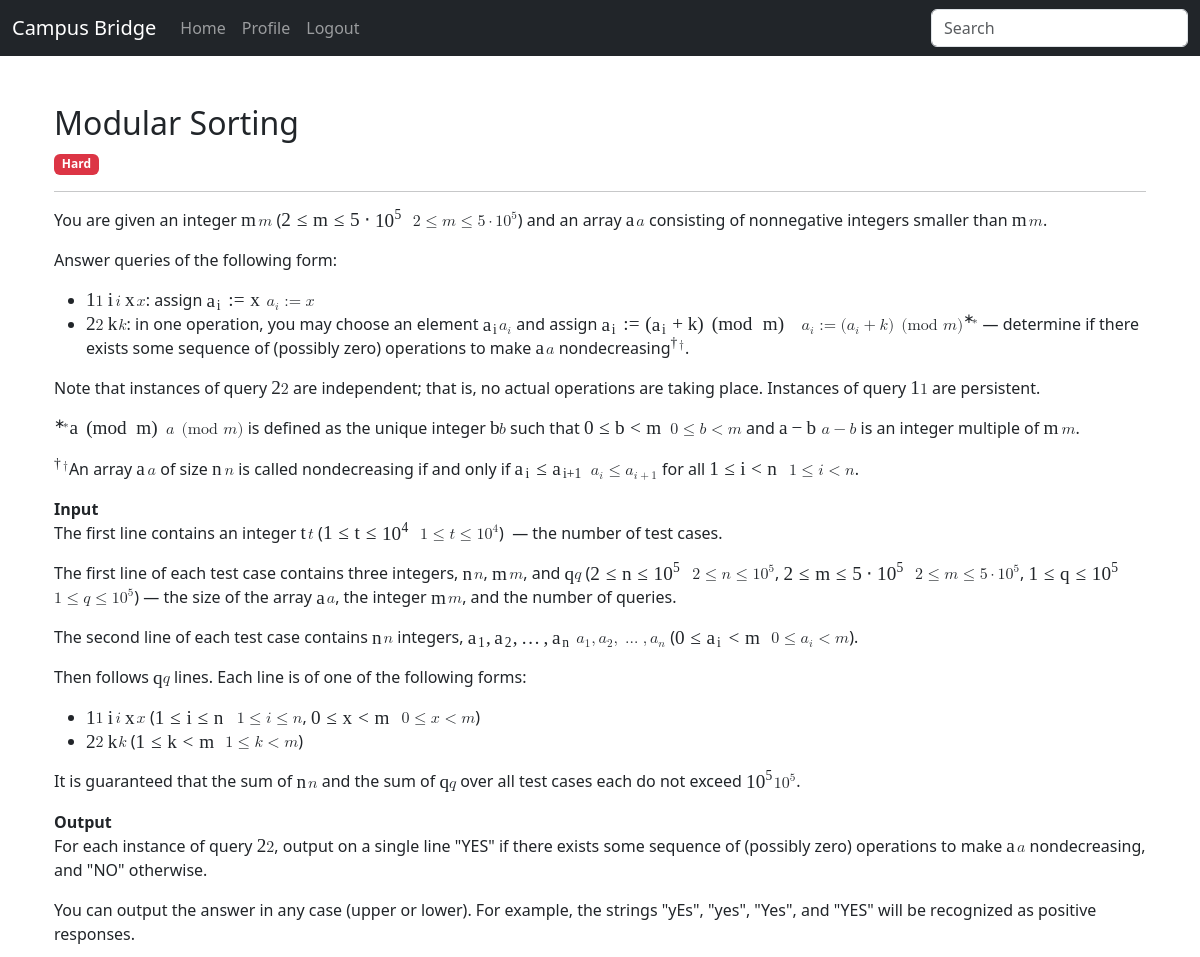
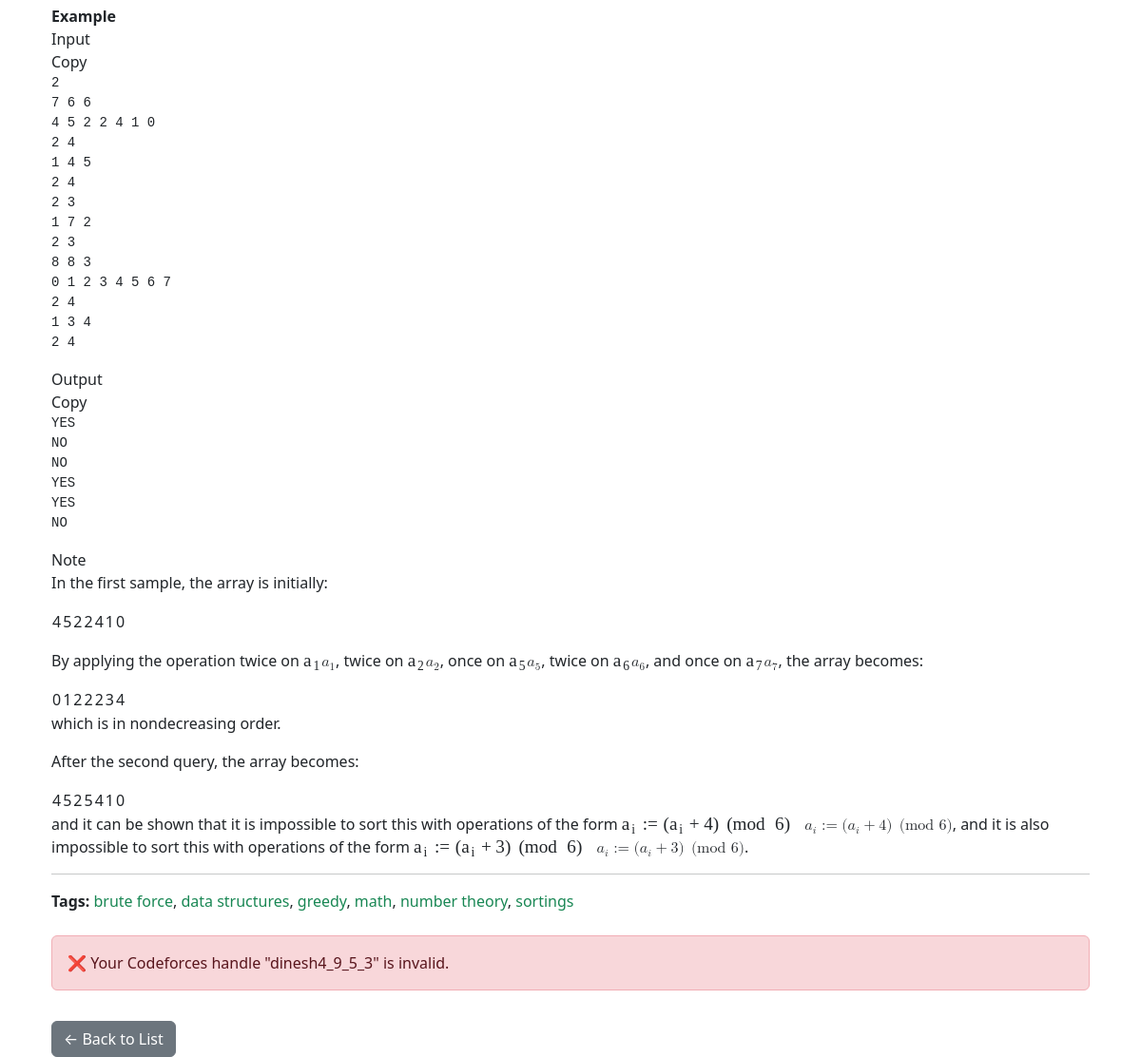
Screenshot of /practice/problems/102/ (signed in) with the database file from the repository (2 pictures, top to bottom).
### practice/models.py (models this page shows, shortened)
class PracticeQuestions(models.Model):
    DIFFICULTY_CHOISES = [
        ('E', 'Easy'),
        ('M', 'Medium'),
        ('H','Hard'),
    ]
    title = models.CharField(max_length=500)
    question_text = models.TextField()
    difficulty = models.CharField(max_length=20, choices=DIFFICULTY_CHOISES)
    solution = models.TextField(blank=True)
    tags = models.ManyToManyField(ProblemTag)
    contest_id = models.IntegerField()
    index = models.CharField(max_length=10)
    question_number = models.IntegerField(unique=True)

class ProblemTag(models.Model):
    name = models.CharField(max_length=50, unique=True)

### users/models.py (models this page shows, shortened)
class Profile(models.Model):
    user = models.OneToOneField(User, on_delete=models.CASCADE)
    bio = models.TextField(blank=True)
    avatar = models.ImageField(upload_to='avatars/', blank=True)
    codeforces_handle = models.CharField(max_length=100, blank=True, null=True)
    name_cv = models.CharField(max_length=1000, blank=True)
    email_cv = models.EmailField(max_length=300, blank=True)
    phone = models.CharField(max_length=20, blank=True)
    summary = models.TextField(blank=True)
    degree = models.CharField(max_length=200, blank=True)
    school = models.CharField(max_length=200, blank=True)
    university = models.CharField(max_length=200, blank=True)
    previous_work = models.TextField(blank=True)
    skills = models.TextField(blank=True)

### practice/views.py (the view)
# urls.py: path('problems/<int:pk>/', views.problem_detail, name='problem_detail'),
@login_required
def problem_detail(request, pk):
    problem = get_object_or_404(PracticeQuestions, pk=pk)
    has_solved = False
    handle_valid = False
    user_profile = getattr(request.user, "profile", None)
    if user_profile and user_profile.codeforces_handle:
        handle_valid = user_handle_valid(user_profile.codeforces_handle)
        has_solved = SolvedProblem.objects.filter(user=request.user, problem=problem).exists()
    return render(request, 'practice/problem_detail.html', {
        'problem': problem,
        'user_handle_valid': handle_valid,
        'has_solved' : has_solved
    })

### practice/views.py (called while the page is built)
def user_handle_valid(handle):
    url = f"https://codeforces.com/api/user.info?handles={handle}"
    headers = {'User-Agent': 'Mozilla/5.0'}
    try:
        response = requests.get(url, headers=headers, timeout=5)
        print("DEBUG Response:", response.status_code, response.text)  # <- add this
        return response.status_code == 200 and response.json().get("status") == "OK"
    except Exception as e:
        print("❌ Handle validation failed:", e)
        return False

### practice/templates/practice/problem_detail.html (shortened to what this page needs)
{% extends 'academics/base.html' %}
{% block body %}
<div class="container mt-5">
  <h2>{{ problem.title }}</h2>
  <p>
    <span class="badge
      {% if problem.difficulty == 'E' %}bg-success
      {% elif problem.difficulty == 'M' %}bg-warning text-dark
      {% else %}bg-danger
      {% endif %}">
      {% if problem.difficulty == 'E' %}Easy
      {% elif problem.difficulty == 'M' %}Medium
      {% else %}Hard
      {% endif %}
    </span>
  </p>
  <hr>
  <div class="problem-description">
    {{ problem.question_text|safe }}
  </div>
  <hr>
  <p><strong>Tags:</strong>
    {% for tag in problem.tags.all %}
      <span class="text-success">{{ tag.name }}</span>{% if not forloop.last %}, {% endif %}
    {% endfor %}
  </p>
  <div class="mt-4">
  {% if request.user.profile.codeforces_handle %}
    {% if user_handle_valid %}
      {% if has_solved %}
        <div class="alert alert-success">
          ✅ Congratulations! You have already solved this problem on Codeforces.
          <div class="mt-4">
            <a href="https://codeforces.com/contest/{{ problem.contest_id }}/my"
              target="_blank" class="btn btn-outline-primary">
              Show My Solution
            </a>
  </div>
        </div>
      {% else %}
        <a href="https://codeforces.com/contest/{{ problem.contest_id }}/submit/{{ problem.index }}"
           target="_blank" class="btn btn-outline-primary">
          🚀 Solve on Codeforces (as {{ request.user.profile.codeforces_handle }})
        </a>
      {% endif %}
    {% else %}
      <div class="alert alert-danger">
        ❌ Your Codeforces handle "{{ request.user.profile.codeforces_handle }}" is invalid.
      </div>
    {% endif %}
  {% else %}
    <div class="alert alert-warning">
      ⚠️ You have not added a Codeforces handle in your profile.
      <a href="{% url 'profile' %}">Click here to update</a>.
    </div>
  {% endif %}
</div>
  <a href="{% url 'problem_list' %}" class="btn btn-secondary mt-3">← Back to List</a>
</div>
{% endblock %}

### rows the page displays
PracticeQuestions: title "Modular Sorting", question_text "You are given an integer m ( 2 ≤ m ≤ 5 ⋅ 10 5 ) and an array a consisting of nonnegative integers smaller than m . Answer queries of the following form: 1 i x : assign a i := x 2 k : in one operation, you may choose an element a i and assign a i := ( a i + k ) ( mod m ) ∗ — determine if there exists some sequence of (possibly zero) operations to make a nondecreasing † . Note that instances of query 2 are independent; that is, no actual operations are taking place. Instances of query 1 are persistent. ∗ a ( mod m ) is defined as the unique integer b such that 0 ≤ b < m and a − b is an integer multiple of m . † An array a of size n is called nondecreasing if and only if a i ≤ a i + 1 for all…"
ProblemTag: name "brute force"
ProblemTag: name "data structures"
ProblemTag: name "greedy"
ProblemTag: name "math"
ProblemTag: name "number theory"
ProblemTag: name "sortings"

### other values shown
{{ request.user.profile.codeforces_handle }} "dinesh4_9_5_3"
